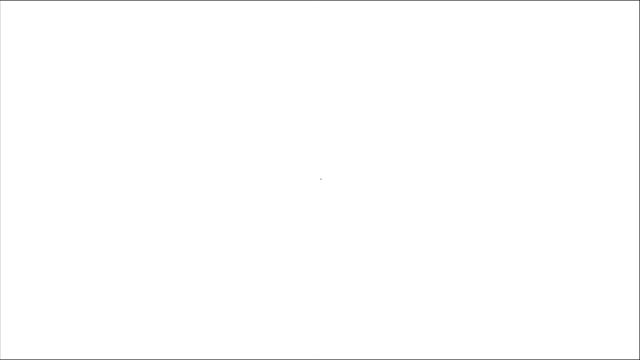
Frame 1 (no input)
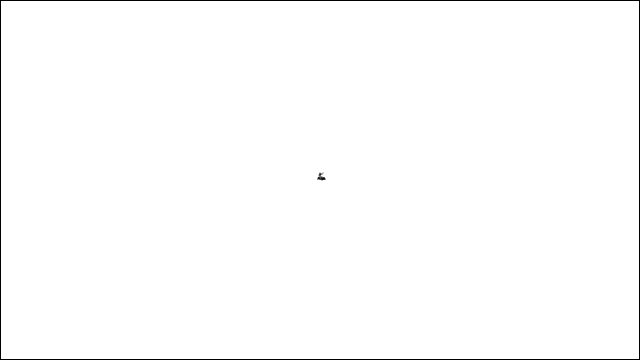
Frame 60 (no input)
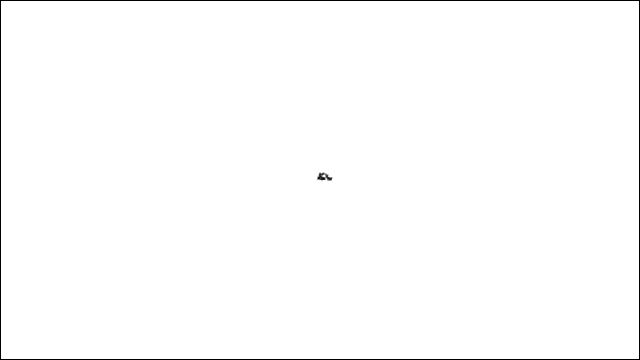
Frame 120 (the mouse pressed at the canvas centre since frame 60)

The p5.js sketch that drew these frames (run headless with seeded random() and noise() and a simulated clock; from frame 60 on, the mouse is pressed at the canvas centre):

// p5.js sketch
// ── sketch.js
// x,yとも-1, 0 ,1のいずれかに進む

let walker;

const drawFrame = () => {
	noFill();
	stroke(0);
	rect(0, 0, 640, 360);
}

function setup() {
	createCanvas(640, 360);
	background(255);
	walker = new Walker();
}

function draw() {
	drawFrame();
	walker.step();
	walker.display();
}

class Walker {
	constructor() {
		this.x = width / 2;
		this.y = height / 2;
	}
	display() {
		stroke(0);
		point(this.x, this.y);
	}
	step() {
		let stepX = int(random(3)) - 1;
		let stepY = int(random(3)) - 1;
		this.x += stepX;
		this.y += stepY;
	}
}
